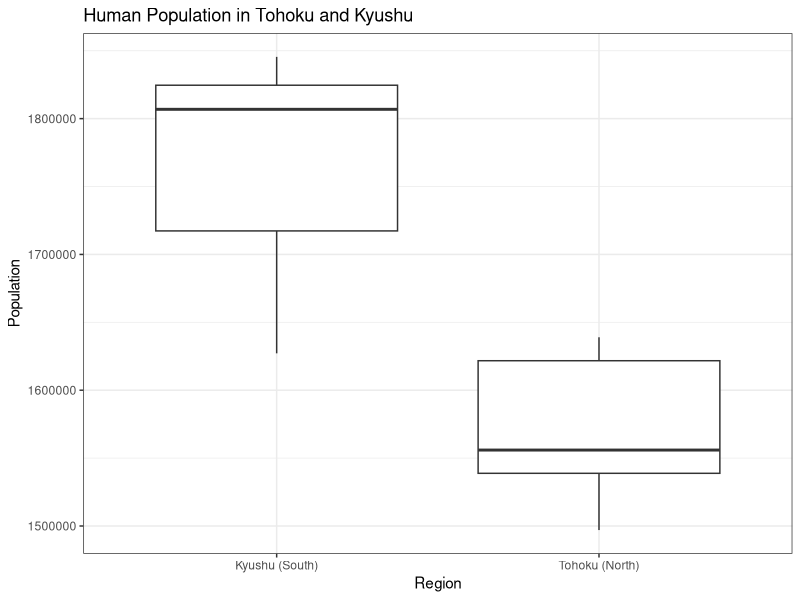
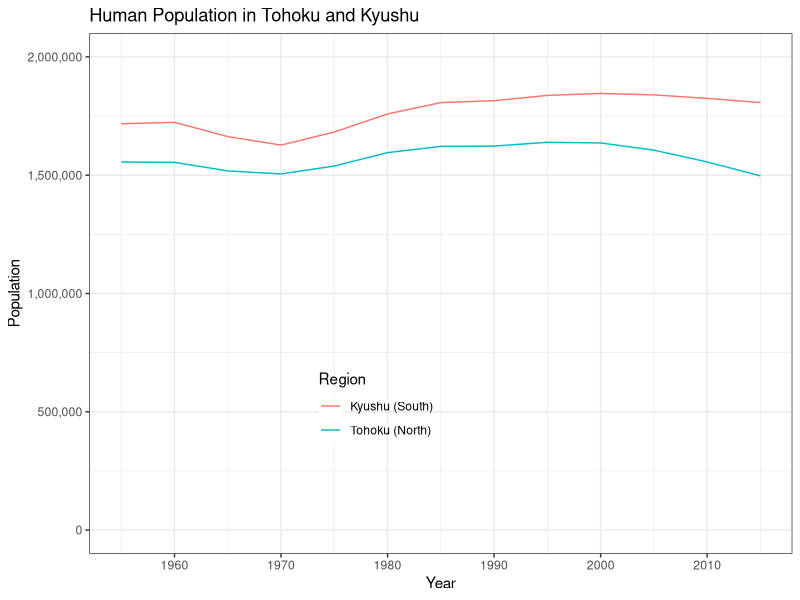
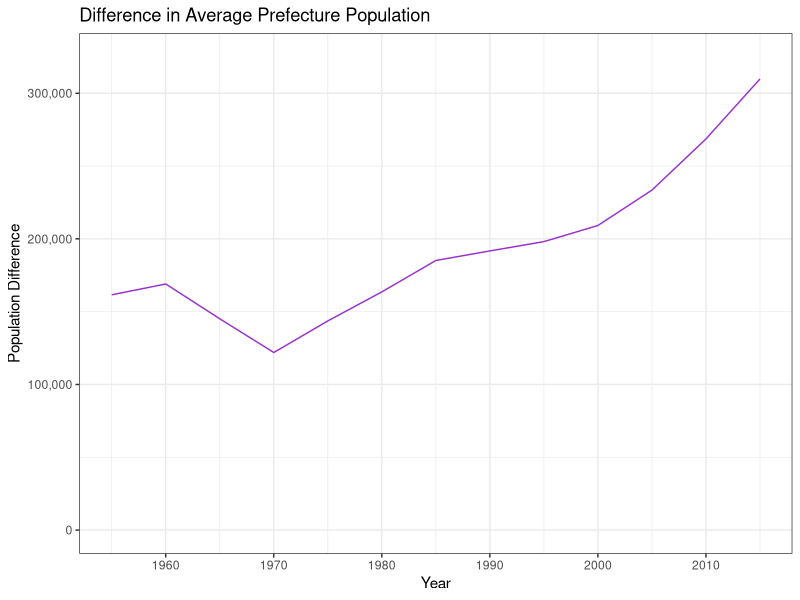

Here is the R script that generated these plots, in order:
## ---- chunk 1
library(tidyverse)
library(scales)
library(utils)

data <- read_csv("Japan_population_data.csv")
data <- data[data$year > 1955,] #at this stage years are decimals, so this does include 1955 
data <- data[data$region == "Tohoku" | data$region == "Kyushu",]

north <- data[data$region == "Tohoku",]
south <- data[data$region == "Kyushu",]

tohoku <- aggregate(north$population, by = list(north$year), FUN = mean)
colnames(tohoku) <- c("Year", "Population")
tohoku$Year <- floor(tohoku$Year) 
tohoku$Region <- "Tohoku (North)"

kyushu <- aggregate(south$population, by = list(south$year), FUN = mean)
colnames(kyushu) <- c("Year", "Population")
kyushu$Year <- floor(kyushu$Year)
kyushu$Region <- "Kyushu (South)"

df <- rbind(tohoku, kyushu)
#df #Here is the finished dataframe that will be analyzed

## ---- chunk 2
ggplot(df, aes(Region, Population)) +
  geom_boxplot() +
  ggtitle("Human Population in Tohoku and Kyushu") +
  theme_bw()
## ---- chunk 3
p <- ggplot(df, aes(Year, Population, color = Region))
p + 
  geom_line() +
  scale_y_continuous(label = comma, limits = c(0, 2000000)) +
  scale_x_continuous(breaks = seq(1950,2020,10)) +
  theme_bw() +
  ylab("Population") +
  theme(legend.position = c(0.5, 0.2), legend.justification = c("right", "bottom"), legend.background = element_blank()) +
  ggtitle("Human Population in Tohoku and Kyushu")

## ---- chunk 4
pop_difference <- kyushu$Population - tohoku$Population
ggplot(data.frame(kyushu$Year, pop_difference), aes(kyushu$Year, pop_difference)) +
  geom_line(color = "darkorchid") +
  scale_y_continuous(label = comma, limits = c(0, 325000)) +
  scale_x_continuous(breaks = seq(1950,2020,10)) +
  theme_bw() +
  xlab("Year") +
  ylab("Population Difference") +
  ggtitle("Difference in Average Prefecture Population")
## ---- chunk 5
wilcox.test(tohoku$Population,  kyushu$Population, paired = TRUE)
## ---- chunk 6
t.test(tohoku$Population,  kyushu$Population, paired = TRUE)
